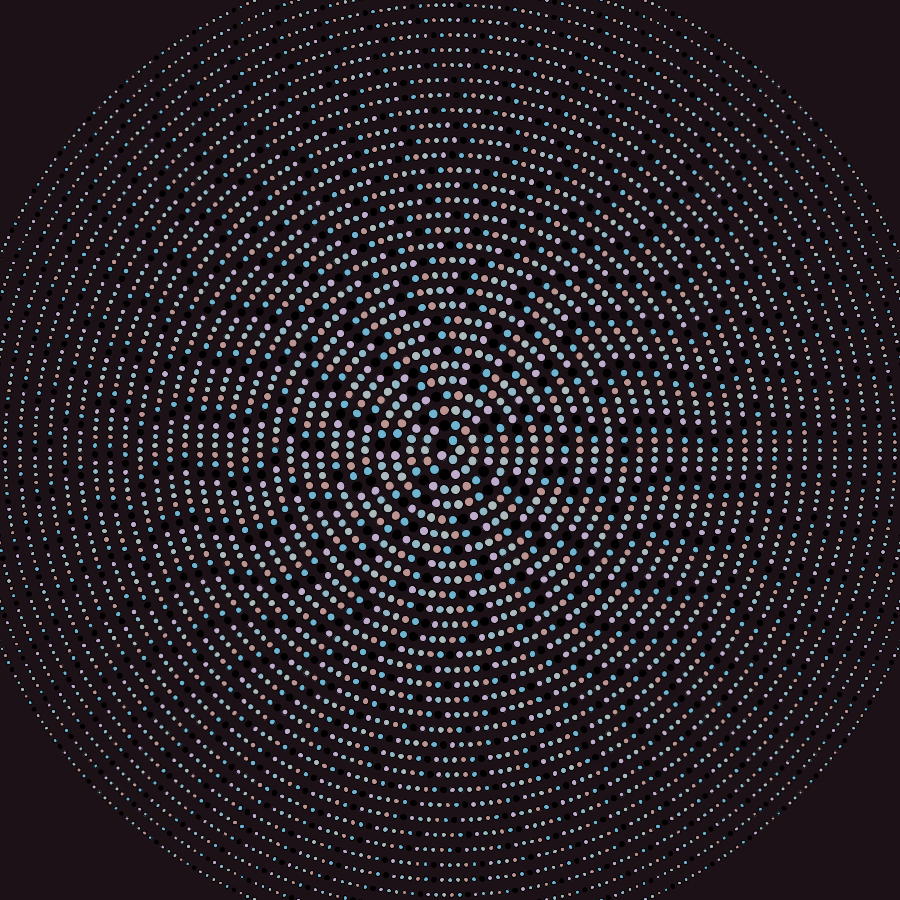
Frame 1 (no input)
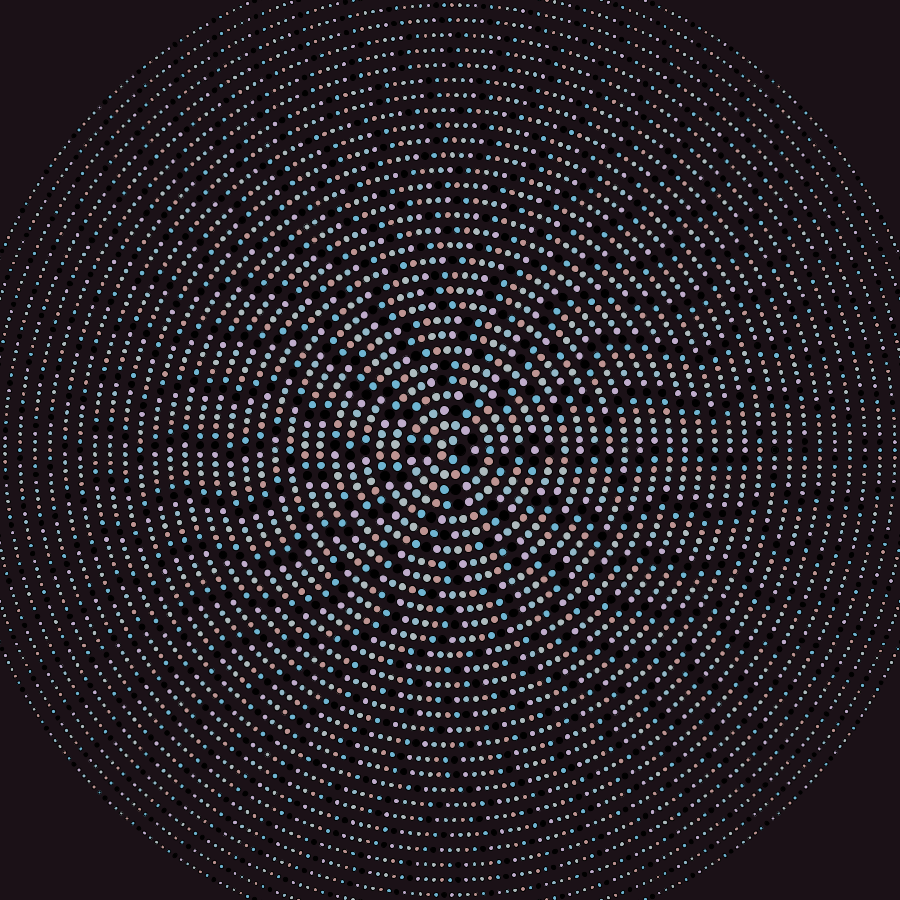
Frame 60 (the mouse pressed at the canvas centre just before this capture)
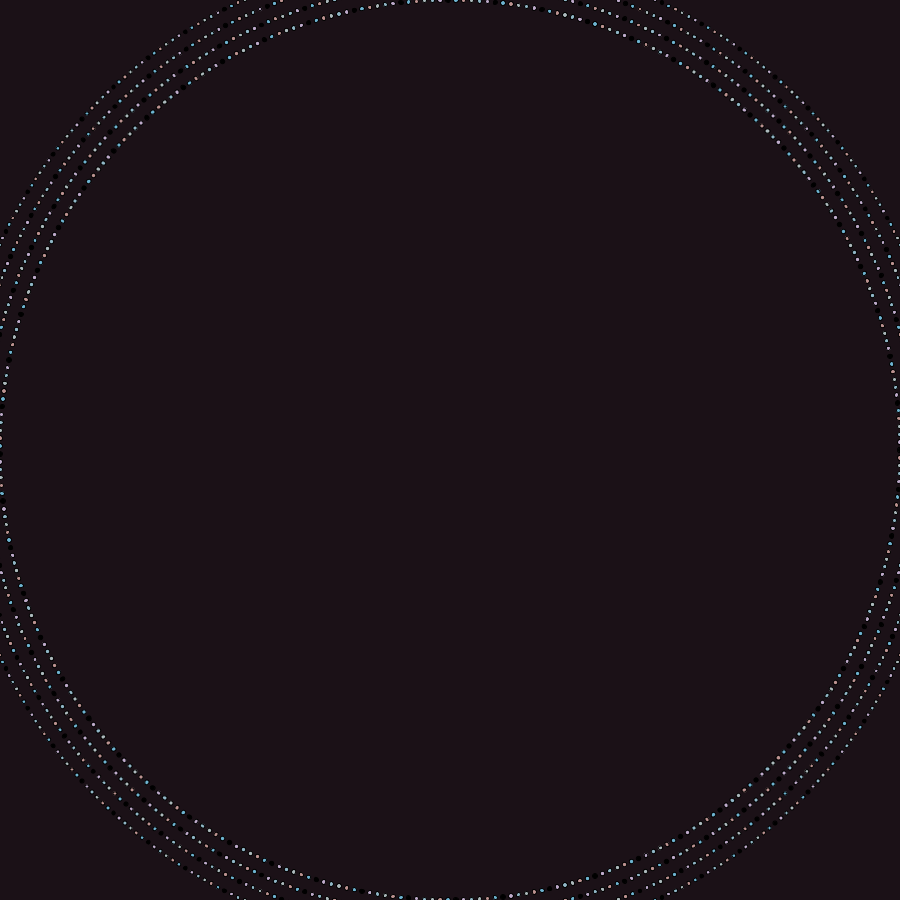
Frame 120 (the mouse held since frame 60 and released just before this capture)

The Processing sketch that drew these frames (run headless with seeded random() and noise(); from frame 60 on, the mouse is pressed at the canvas centre):

// Processing sketch: randomshit
// ── randomshit.pde
int colArrayCounter=0;
color[] colArray = {

  color(189,147,145),
  color(173,186,189),
  color(145,183,199), 
  color(191,171,203),
// color(0,0,0),
 color(0,0,0),
  color(110,180,209),
  color(108,190,237)

};

void setup(){
  size(900,900);
  surface.setLocation(987,70); //position of skecth
 // noLoop();
  mouseX = 10;
  frameRate(10);
}

void draw(){
  background(#1B1117);
  
  translate(width/2, height/2);
  float rStep = 15; //control the number
  float rMax = 500;
  float rMin = mouseX;
  
  for(float r=rMin; r<rMax; r+=rStep){
    
    float c = 2*PI*r; //the number of circles for each ring radius
    float cSegment = map(r,0,rMax, rStep*3/4,rStep/2);
    float aSegment = floor(c/cSegment); //one for each seg
    float ellipseSize = map(r, 0, rMax, rStep*3/4-1, rStep/4); 
   
   
    for(float a=0; a<360; a+=360/aSegment){
      
      colArrayCounter++;
      if(colArrayCounter>5) colArrayCounter =0;
      fill(colArray[colArrayCounter]);
      pushMatrix(); // saves the current coordinate system to the stack 
      rotate(radians(a));
      ellipse(r,0,ellipseSize,ellipseSize);
      popMatrix(); // restores the prior coordinate
    }
  }
}

void keyPressed(){
  if (key==' '){
    background(#282828);
    redraw();
  }
}
